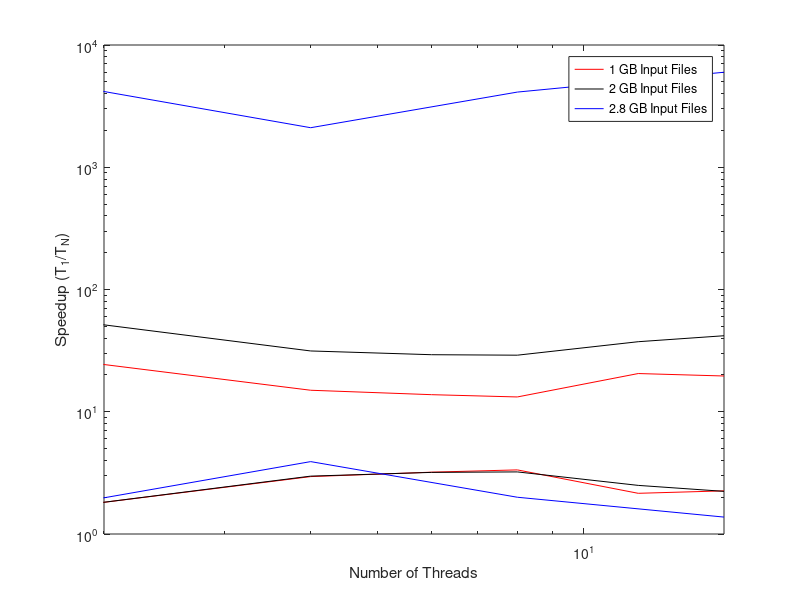

Recreate this plot in MATLAB.
%% Map Reduce times per file size
gb1 = [44.206261 24.344702 14.993695 13.794354 13.214474 20.539711 19.611258];
%           1      2         4           6         8                  16
gb2 = [93.469804 51.395925 31.426143 29.283976 29.02236 37.409714 41.858639];

gb2_8= [8234.86493 2106.017669 4120.272176 5987.08495];

threadNum = [1 2 4 6 8 12 16];
threadNum1 = [1 4 8 16];
plot(threadNum, gb1, threadNum, gb2)
xlabel('Number of Threads')
ylabel('Time (s)')
legend('1 GB Input Files', '2 GB Input Files')

%% Map Reduce times per file size in a Log scale 
gb1Log = log10(gb1);
gb2Log = log10(gb2);
gb2_8Log = log10(gb2_8);
threadNum1 = [1 4 8 16];
loglog(threadNum, gb1, 'r')
hold on 
loglog(threadNum, gb2, 'k')
hold on 
loglog(threadNum1, gb2_8, 'b')
xlim([0 16])
xlabel('Number of Threads')
ylabel('Time (s)')
legend('1 GB Input Files', '2 GB Input Files', '2.8 GB Input Files')

% For this, once the graph has been made, change the x-axis to a linear
% scale
%% Map Reduce Speedup graphs

speedupFile1 = gb1(1) ./ gb1;
speedupFile2 = gb2(1) ./ gb2;
speedupFile3 = gb2_8(1) ./ gb2_8;

threadNum1 = [1 4 8 16];
plot(threadNum, speedupFile1, 'r')
hold on 
plot(threadNum, speedupFile2, 'k')
hold on 
plot(threadNum1, speedupFile3, 'b')
xlim([2 16])
xlabel('Number of Threads')
ylabel('Speedup (T_1/T_N)')
legend('1 GB Input Files', '2 GB Input Files', '2.8 GB Input Files')